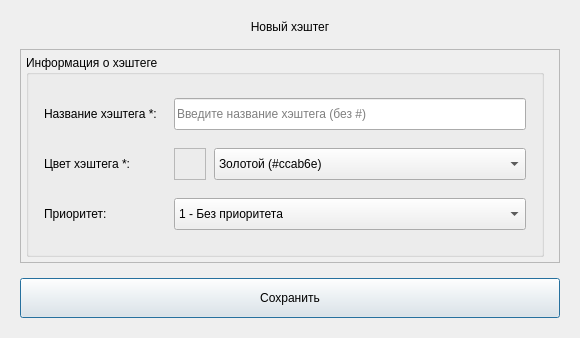
<?xml version="1.0" encoding="UTF-8"?>
<ui version="4.0">
 <class>TagDialog</class>
 <widget class="QDialog" name="TagDialog">
  <property name="geometry">
   <rect>
    <x>0</x>
    <y>0</y>
    <width>580</width>
    <height>338</height>
   </rect>
  </property>
  <property name="minimumSize">
   <size>
    <width>0</width>
    <height>333</height>
   </size>
  </property>
  <property name="maximumSize">
   <size>
    <width>16777215</width>
    <height>365</height>
   </size>
  </property>
  <property name="windowTitle">
   <string>Хэштег</string>
  </property>
  <property name="styleSheet">
   <string notr="true">
QDialog {
    background-color: {BG_DIALOG};
}
QScrollBar::vertical {
    background: {SCROLLBAR_BG};
    width: 8px;
    border-radius: 4px;
    margin: 0px;
    border: none;
}

QScrollBar::handle:vertical {
    background: {SCROLLBAR_HANDLE};
    border-radius: 4px;
    min-height: 20px;
}

QScrollBar::handle:vertical:hover {
    background: {SCROLLBAR_HANDLE_HOVER};
}

QScrollBar::handle:vertical:pressed {
    background: {SCROLLBAR_HANDLE_PRESSED};
}

QScrollBar::add-line:vertical,
QScrollBar::sub-line:vertical {
    border: none;
    background: none;
    width: 0px;
    height: 0px;
}

QScrollBar::add-page:vertical,
QScrollBar::sub-page:vertical {
    background: none;
}

QScrollBar:horizontal {
    border: none;
    background: {SCROLLBAR_BG};
    height: 8px;
    margin: 0px;
    border-radius: 4px;
}

QScrollBar::handle:horizontal {
    background: {SCROLLBAR_HANDLE};
    border-radius: 4px;
    min-width: 20px;
}

QScrollBar::handle:horizontal:hover {
    background: {SCROLLBAR_HANDLE_HOVER};
}

QScrollBar::handle:horizontal:pressed {
    background: {SCROLLBAR_HANDLE_PRESSED};
}

QScrollBar::add-line:horizontal,
QScrollBar::sub-line:horizontal {
    border: none;
    background: none;
    width: 0px;
    height: 0px;
}

QScrollBar::add-page:horizontal,
QScrollBar::sub-page:horizontal {
    background: none;
}

QComboBox {
    border: 1px solid {BORDER_DEFAULT};
    border-radius: 6px;
    padding: 8px;
    padding-right: 30px;
    background-color: {BG_INPUT};
    color: {TEXT_PRIMARY};
    font-size: 13px;
    outline: none;
}

QComboBox:hover {
    border-color: {ACCENT_PRIMARY};
}

QComboBox:focus {
    border: 2px solid {ACCENT_PRIMARY};
}

QComboBox::drop-down {
    subcontrol-origin: padding;
    subcontrol-position: top right;
    width: 30px;
    border: none;
}

QComboBox::down-arrow {
    image: url({ICON_ARROW_DOWN_PATH});
    width: 16px;
    height: 16px;
    margin-right: 6px;
}

QComboBox QAbstractItemView {
    border-radius: 6px;
    background-color: {BG_CARD};
    color: {TEXT_PRIMARY};
    padding: 4px;
    outline: none;
    border: 1px solid {ACCENT_PRIMARY};
}

QComboBox QAbstractItemView::item {
    padding: 8px;
    color: {TEXT_PRIMARY};
    border: none;
    outline: none;
}

QComboBox QAbstractItemView::item:hover {
    background-color: {ACCENT_SELECTION_BG};
    color: {TEXT_PRIMARY};
}

QComboBox QAbstractItemView::item:selected {
    background-color: {ACCENT_SELECTION_BG};
    color: {TEXT_PRIMARY};
}
</string>
  </property>
  <layout class="QVBoxLayout" name="mainLayout">
   <property name="spacing">
    <number>15</number>
   </property>
   <property name="leftMargin">
    <number>20</number>
   </property>
   <property name="topMargin">
    <number>20</number>
   </property>
   <property name="rightMargin">
    <number>20</number>
   </property>
   <property name="bottomMargin">
    <number>20</number>
   </property>
   <item>
    <widget class="QLabel" name="titleLabel">
     <property name="styleSheet">
      <string>font-size: 22px; font-weight: bold; color: {TEXT_PRIMARY}; margin-bottom: 10px;</string>
     </property>
     <property name="text">
      <string>Новый хэштег</string>
     </property>
     <property name="alignment">
      <set>Qt::AlignmentFlag::AlignCenter</set>
     </property>
    </widget>
   </item>
   <item>
    <widget class="QScrollArea" name="scrollArea">
     <property name="styleSheet">
      <string notr="true"/>
     </property>
     <property name="widgetResizable">
      <bool>true</bool>
     </property>
     <widget class="QWidget" name="scrollContent">
      <property name="geometry">
       <rect>
        <x>0</x>
        <y>0</y>
        <width>538</width>
        <height>184</height>
       </rect>
      </property>
      <layout class="QVBoxLayout" name="scrollLayout">
       <property name="spacing">
        <number>20</number>
       </property>
       <property name="leftMargin">
        <number>5</number>
       </property>
       <property name="topMargin">
        <number>5</number>
       </property>
       <property name="rightMargin">
        <number>15</number>
       </property>
       <property name="bottomMargin">
        <number>5</number>
       </property>
       <item>
        <widget class="QGroupBox" name="tagInfoGroup">
         <property name="styleSheet">
          <string>QGroupBox {
    font-weight: bold;
    font-size: 14px;
    border: 1px solid {BORDER_DEFAULT};
    border-radius: 8px;
    margin-top: 10px;
    padding-top: 10px;
    background-color: {BG_CARD};
}
QGroupBox::title {
    subcontrol-origin: margin;
    left: 10px;
    padding: 0 5px 0 5px;
    color: {TEXT_PRIMARY};
}</string>
         </property>
         <property name="title">
          <string>Информация о хэштеге</string>
         </property>
         <layout class="QGridLayout" name="tagInfoLayout">
          <property name="leftMargin">
           <number>15</number>
          </property>
          <property name="topMargin">
           <number>15</number>
          </property>
          <property name="rightMargin">
           <number>15</number>
          </property>
          <property name="bottomMargin">
           <number>15</number>
          </property>
          <property name="spacing">
           <number>10</number>
          </property>
          <item row="0" column="0">
           <widget class="QLabel" name="{TEXT_PRIMARY}">
            <property name="minimumSize">
             <size>
              <width>120</width>
              <height>0</height>
             </size>
            </property>
            <property name="styleSheet">
             <string>color: {TEXT_PRIMARY}; font-weight: 500;</string>
            </property>
            <property name="text">
             <string>Название хэштега *:</string>
            </property>
           </widget>
          </item>
          <item row="2" column="0">
           <widget class="QLabel" name="labelPriority">
            <property name="styleSheet">
             <string>color: {TEXT_PRIMARY}; font-weight: 500;</string>
            </property>
            <property name="text">
             <string>Приоритет:</string>
            </property>
           </widget>
          </item>
          <item row="0" column="1">
           <widget class="QLineEdit" name="lineEditName">
            <property name="minimumSize">
             <size>
              <width>0</width>
              <height>32</height>
             </size>
            </property>
            <property name="maximumSize">
             <size>
              <width>16777215</width>
              <height>32</height>
             </size>
            </property>
            <property name="styleSheet">
             <string>border: 1px solid {BORDER_DEFAULT}; border-radius: 6px; padding: 8px; background-color: {BG_INPUT}; color: {TEXT_PRIMARY};</string>
            </property>
            <property name="placeholderText">
             <string>Введите название хэштега (без #)</string>
            </property>
           </widget>
          </item>
          <item row="1" column="0">
           <widget class="QLabel" name="labelColor">
            <property name="minimumSize">
             <size>
              <width>0</width>
              <height>32</height>
             </size>
            </property>
            <property name="maximumSize">
             <size>
              <width>16777215</width>
              <height>32</height>
             </size>
            </property>
            <property name="styleSheet">
             <string>color: {TEXT_PRIMARY}; font-weight: 500;</string>
            </property>
            <property name="text">
             <string>Цвет хэштега *:</string>
            </property>
           </widget>
          </item>
          <item row="2" column="1">
           <widget class="QComboBox" name="comboBoxPriority">
            <property name="minimumSize">
             <size>
              <width>0</width>
              <height>0</height>
             </size>
            </property>
            <property name="maximumSize">
             <size>
              <width>16777215</width>
              <height>32</height>
             </size>
            </property>
            <property name="toolTip">
             <string>Выберите приоритет хэштега</string>
            </property>
            <property name="styleSheet">
             <string notr="true"/>
            </property>
            <property name="currentIndex">
             <number>0</number>
            </property>
            <item>
             <property name="text">
              <string>1 - Без приоритета</string>
             </property>
            </item>
            <item>
             <property name="text">
              <string>2 - Средний приоритет</string>
             </property>
            </item>
            <item>
             <property name="text">
              <string>3 - Критический приоритет</string>
             </property>
            </item>
           </widget>
          </item>
          <item row="1" column="1">
           <layout class="QHBoxLayout" name="colorSelectionLayout">
            <property name="spacing">
             <number>8</number>
            </property>
            <property name="sizeConstraint">
             <enum>QLayout::SizeConstraint::SetFixedSize</enum>
            </property>
            <item>
             <widget class="QFrame" name="colorIndicator">
              <property name="minimumSize">
               <size>
                <width>32</width>
                <height>32</height>
               </size>
              </property>
              <property name="maximumSize">
               <size>
                <width>32</width>
                <height>32</height>
               </size>
              </property>
              <property name="cursor">
               <cursorShape>PointingHandCursor</cursorShape>
              </property>
              <property name="toolTip">
               <string>Нажмите для выбора цвета</string>
              </property>
              <property name="styleSheet">
               <string notr="true">
QFrame {
    border-radius: 16px;
    background-color: #ccab6e;   /* это ДАННЫЕ, не тема — оставляем */
    border: 2px solid {BORDER_LIGHT};
}
QFrame:hover {
    border-color: {ACCENT_PRIMARY};
}
</string>
              </property>
              <property name="frameShape">
               <enum>QFrame::Shape::StyledPanel</enum>
              </property>
              <property name="frameShadow">
               <enum>QFrame::Shadow::Raised</enum>
              </property>
             </widget>
            </item>
            <item>
             <widget class="QComboBox" name="comboBoxColor">
              <property name="minimumSize">
               <size>
                <width>200</width>
                <height>0</height>
               </size>
              </property>
              <property name="maximumSize">
               <size>
                <width>16777215</width>
                <height>32</height>
               </size>
              </property>
              <property name="styleSheet">
               <string notr="true"/>
              </property>
              <property name="currentIndex">
               <number>0</number>
              </property>
              <item>
               <property name="text">
                <string>Золотой (#ccab6e)</string>
               </property>
              </item>
              <item>
               <property name="text">
                <string>Красный (#D22730)</string>
               </property>
              </item>
              <item>
               <property name="text">
                <string>Синий (#3498db)</string>
               </property>
              </item>
              <item>
               <property name="text">
                <string>Зеленый (#2ecc71)</string>
               </property>
              </item>
              <item>
               <property name="text">
                <string>Фиолетовый (#9b59b6)</string>
               </property>
              </item>
              <item>
               <property name="text">
                <string>Оранжевый (#e67e22)</string>
               </property>
              </item>
             </widget>
            </item>
           </layout>
          </item>
         </layout>
        </widget>
       </item>
      </layout>
     </widget>
    </widget>
   </item>
   <item>
    <layout class="QHBoxLayout" name="buttonLayout">
     <property name="spacing">
      <number>15</number>
     </property>
     <item>
      <widget class="QPushButton" name="btnSave">
       <property name="minimumSize">
        <size>
         <width>120</width>
         <height>40</height>
        </size>
       </property>
       <property name="cursor">
        <cursorShape>PointingHandCursor</cursorShape>
       </property>
       <property name="styleSheet">
        <string>QPushButton {
    background-color: {ACCENT_PRIMARY};
    color: {TEXT_ON_ACCENT};
    border-radius: 8px;
    font-weight: bold;
    font-size: 14px;
    border: none;
}
QPushButton:hover {
    background-color: {ACCENT_HOVER};
}
QPushButton:pressed {
    background-color: {ACCENT_PRESSED};
}</string>
       </property>
       <property name="text">
        <string>Сохранить</string>
       </property>
      </widget>
     </item>
    </layout>
   </item>
  </layout>
 </widget>
 <resources/>
 <connections/>
</ui>
